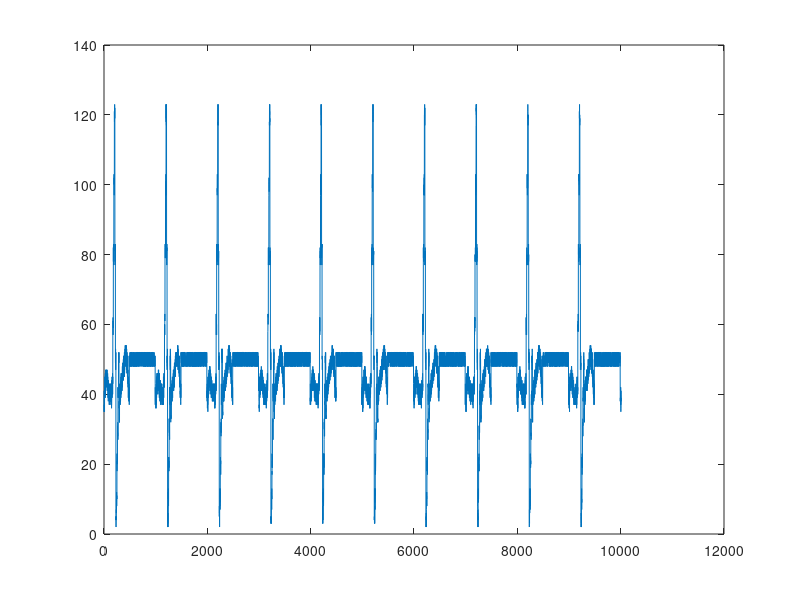

MATLAB code for this plot: (Note: this script raises an error after producing the figure.)
%%EKG simulator, written by stevensarns, simulates EKG wave at 1000x/sec -> 60 Beats Per Minute
%%Waveform is created from an array of 50 data points to create the PQRST complex
sampleFreq = 1000

x = [40 38 42 43 44 45 44 43 42 41 40 40 40 40 40 39 42 43 60 80 100 120 80 50  5 10 20 30 40 50 35 40 41 42 43 44 45 46 47 48 49 50 51 51 50 49 48 45 42 40 40];
t = 1;
signal = [];

for j = 0:1000
    t = t + 1;
    if t > 100
        t = 1;
    end
    if t < 51
        for i = 0:9
            y = x(t) + randi([-3 3], 1);
            signal = [signal y];
        end
    else
        for i = 0:9
            y = 50 + randi([-2 2], 1);
            signal = [signal y];
        end
    end
end

%simulated signal has no noise, signal processing not needed
%signal = signalProcessing(signal, sampleFreq);
plot(signal);

%threshold detection
[c1, c2] = twoclass(signal,0.001);
threshold = max(c1, c2);

%peak detection
values = PTDetect(signal,threshold);

%distance between peaks in seconds
distances = [];
for k = 1:(length(values)-2)
    distances = [distances (values(i+1) - values(i))];
end
distance = mean(distances) * 1/sampleFreq;

%Beats in one minute
HR = distance * 60;
    